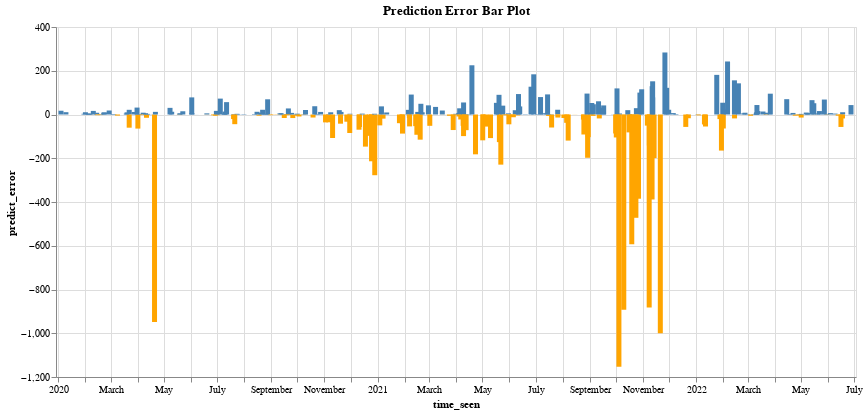

The cell this chart's notebook holds for it:
### Markdown cell above
Overall, our model performs not bad. Around 64% of errors are within plus or minus 1 day, while around 72% of errors are within plus or minus 2 days. For downstream logistic service providers in preparing for container pickup, this range of error sounds acceptable. 


Next we'll look into the errors in more detail. Firstly, we'll have an overview on errors for all test data.

### Code cell
# create a bar plot for all prediction errors
alt.Chart(data=df_test_result).mark_bar().encode(
    #alt.X('dwell_in_hr:Q', bin=alt.Bin(binned=True)),
    x=alt.X('time_seen:T'),
    #extent=[0, 500]
    #y=alt.Y('max(predict_error):Q'),
    y=alt.Y('predict_error:Q'),
    color=alt.condition(
        alt.datum.predict_error > 0,
        alt.value("steelblue"),  # The positive color
        alt.value("orange")  # The negative color
    ),
    tooltip=[
        'time_seen:T',
        'vessel_name:N',
        'target_terminal:N'
    ]
).properties(
    width=800,
    height=350,
    title='Prediction Error Bar Plot'
)#.interactive()

### Figure 1 — Vega-Lite specification as saved in the notebook (floating-point values rounded to 4 significant figures; data arrays with more than 128 entries replaced by an {"elided": "..."} marker saying what was removed)
{"config": {"view": {"continuousWidth": 400, "continuousHeight": 300}}, "data": {"name": "data-1e334d9f8035577c8b0aa7697982bb7c"}, "mark": "bar", "encoding": {"color": {"condition": {"value": "steelblue", "test": "(datum.predict_error > 0)"}, "value": "orange"}, "tooltip": [{"field": "time_seen", "type": "temporal"}, {"field": "vessel_name", "type": "nominal"}, {"field": "target_terminal", "type": "nominal"}], "x": {"field": "time_seen", "type": "temporal"}, "y": {"field": "predict_error", "type": "quantitative"}}, "height": 350, "title": "Prediction Error Bar Plot", "width": 800, "$schema": "https://vega.github.io/schema/vega-lite/v4.17.0.json", "datasets": {"data-1e334d9f8035577c8b0aa7697982bb7c": {"elided": "327 records"}}}
